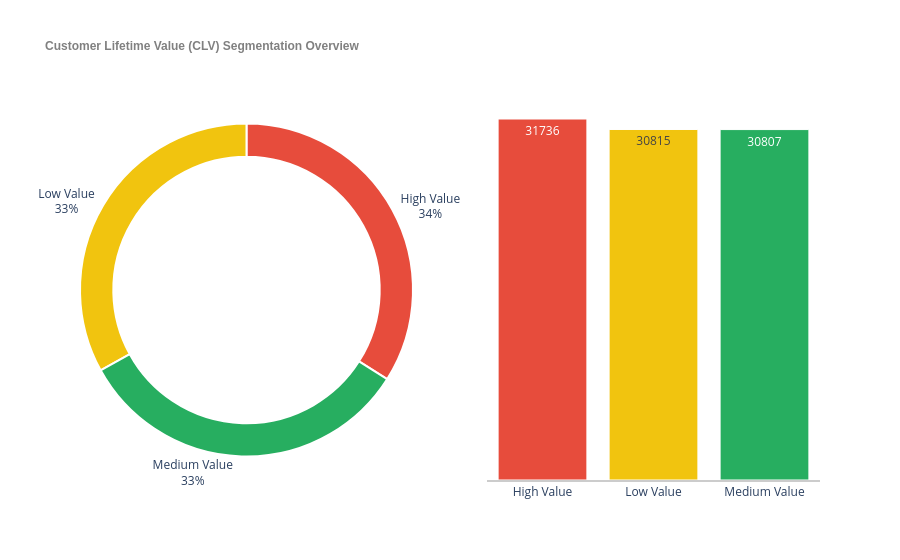

The notebook cell this image was saved under:
### Code cell
clv_group_dist = (data_orders["CLV_Segment"].value_counts().reset_index())

fig = make_subplots(rows=1, cols=2, specs=[[{'type':'domain'}, {'type':'xy'}]])
fig.add_trace(
    go.Pie(
        labels= clv_group_dist["CLV_Segment"],
        values=clv_group_dist["count"],
        textinfo="label+percent",
        hovertemplate="Group: %{label}<br>Number of Customers: %{value}",
        marker=dict(colors=["#E74C3C", "#F1C40F", "#27AE60"], line=dict(color="white", width=2)),
        name="CLV Segment Distribution",
        hole=0.8
    ),
    row=1, col=1
)

fig.add_trace(
    go.Bar(
        x = clv_group_dist["CLV_Segment"].astype(str),
        y = clv_group_dist["count"],
        text=clv_group_dist["count"],
        textposition="auto",
        marker=dict(color=["#E74C3C", "#F1C40F", "#27AE60"], line=dict(width=1, color="white")),
        name="Count Plot of CLV Segment Distribution"
    ),
    row=1, col=2
)

fig.update_layout(
    title = dict(text="<b>Customer Lifetime Value (CLV) Segmentation Overview<b>",
                 font=dict(size=12, family="Arial", color="gray")),
    plot_bgcolor = "white",
    xaxis = dict(showline = True, linecolor = "rgb(204, 204, 204)", linewidth = 2),
    yaxis = dict(side = "left", showgrid = False, zeroline = True, showline = False, showticklabels = False),
    showlegend=False,
    annotations=[dict(text="Created By Thuan Dao.", xref="paper", yref="paper", x=1, y=-.45, 
    showarrow=False, font=dict(size=10, color="gray"))]
)

fig.show()

### Figure 1 — Plotly figure (JSON) as saved in the notebook; plotly's stock layout.template omitted (floating-point values rounded to 4 significant figures)
{"data": [{"domain": {"x": [0, 0.45], "y": [0, 1]}, "hole": 0.8, "hovertemplate": "Group: %{label}<br>Number of Customers: %{value}", "labels": ["High Value", "Low Value", "Medium Value"], "marker": {"colors": ["#E74C3C", "#F1C40F", "#27AE60"], "line": {"color": "white", "width": 2}}, "name": "CLV Segment Distribution", "textinfo": "label+percent", "type": "pie", "values": [31736, 30815, 30807]}, {"marker": {"color": ["#E74C3C", "#F1C40F", "#27AE60"], "line": {"color": "white", "width": 1}}, "name": "Count Plot of CLV Segment Distribution", "text": [31740.0, 30820.0, 30810.0], "textposition": "auto", "type": "bar", "x": ["High Value", "Low Value", "Medium Value"], "xaxis": "x", "y": [31736, 30815, 30807], "yaxis": "y"}], "layout": {"annotations": [{"font": {"color": "gray", "size": 10}, "showarrow": false, "text": "Created By Thuan Dao.", "x": 1, "xref": "paper", "y": -0.45, "yref": "paper"}], "plot_bgcolor": "white", "showlegend": false, "title": {"font": {"color": "gray", "family": "Arial", "size": 12}, "text": "<b>Customer Lifetime Value (CLV) Segmentation Overview<b>"}, "xaxis": {"anchor": "y", "domain": [0.55, 1], "linecolor": "rgb(204, 204, 204)", "linewidth": 2, "showline": true}, "yaxis": {"anchor": "x", "domain": [0, 1], "showgrid": false, "showline": false, "showticklabels": false, "side": "left", "zeroline": true}}}
